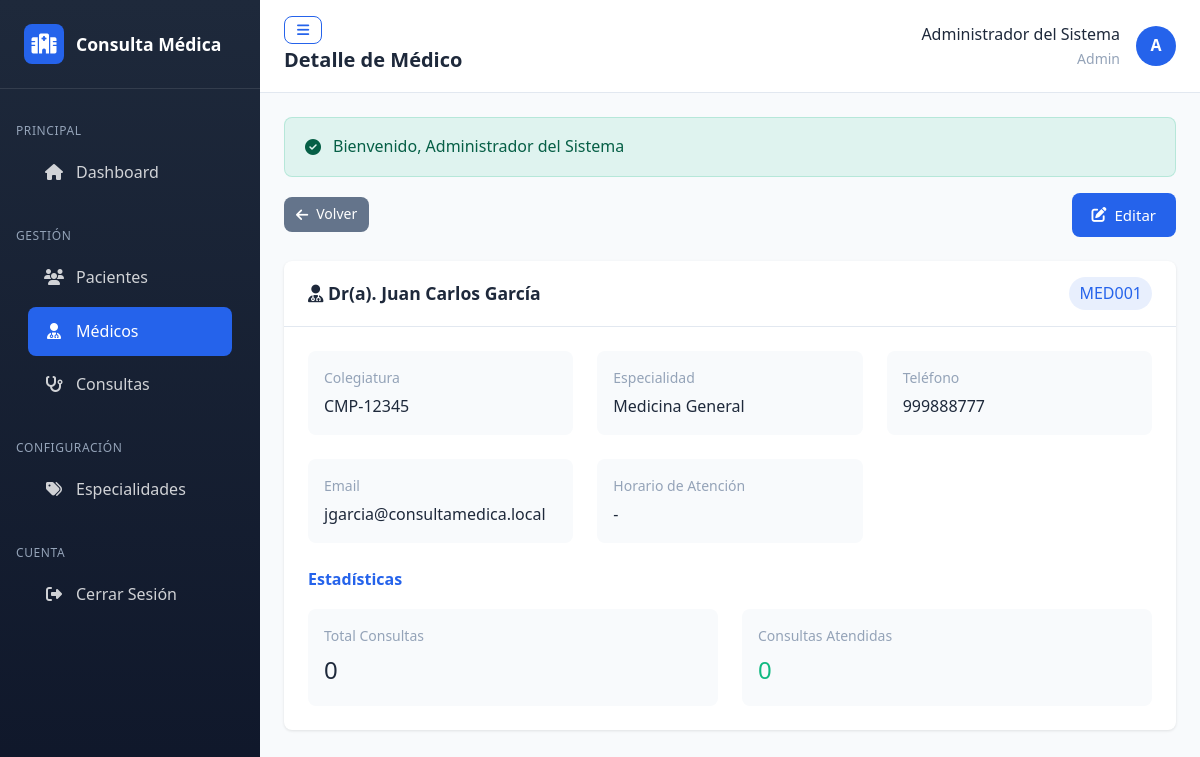
/medicos/ver/1 (signed in), run on the app's committed database.
### tables this page shows
CREATE TABLE IF NOT EXISTS medicos (
    id INT AUTO_INCREMENT PRIMARY KEY,
    usuario_id INT NULL,
    codigo_medico VARCHAR(20) NOT NULL UNIQUE,
    numero_colegiatura VARCHAR(20) NOT NULL UNIQUE,
    nombres VARCHAR(100) NOT NULL,
    apellido_paterno VARCHAR(50) NOT NULL,
    apellido_materno VARCHAR(50) NULL,
    especialidad_id INT NOT NULL,
    telefono VARCHAR(20) NULL,
    email VARCHAR(100) NULL,
    horario_atencion VARCHAR(255) NULL,
    activo TINYINT(1) NOT NULL DEFAULT 1,
    created_at TIMESTAMP DEFAULT CURRENT_TIMESTAMP,
    updated_at TIMESTAMP DEFAULT CURRENT_TIMESTAMP ON UPDATE CURRENT_TIMESTAMP,
    FOREIGN KEY (usuario_id) REFERENCES usuarios(id) ON DELETE SET NULL,
    FOREIGN KEY (especialidad_id) REFERENCES especialidades(id) ON DELETE RESTRICT,
    INDEX idx_codigo_medico (codigo_medico),
    INDEX idx_colegiatura (numero_colegiatura),
    INDEX idx_especialidad (especialidad_id)
);

CREATE TABLE IF NOT EXISTS especialidades (
    id INT AUTO_INCREMENT PRIMARY KEY,
    nombre VARCHAR(100) NOT NULL UNIQUE,
    descripcion TEXT NULL,
    activo TINYINT(1) NOT NULL DEFAULT 1,
    created_at TIMESTAMP DEFAULT CURRENT_TIMESTAMP,
    updated_at TIMESTAMP DEFAULT CURRENT_TIMESTAMP ON UPDATE CURRENT_TIMESTAMP
);

### core/Controller.php (called while the page is built, shortened)
<?php
abstract class Controller
{
    protected array $data = [];
    protected function render(string $view, array $data = [], string $layout = 'main'): void
    {
        $this->data = array_merge($this->data, $data);
        extract($this->data);
        $viewFile = BASE_PATH . '/app/views/' . str_replace('.', '/', $view) . '.php';
        require $viewFile;
        $appConfig = require BASE_PATH . '/config/app.php';
    }
}

### app/controllers/MedicoController.php (called while the page is built, shortened)
<?php
class MedicoController extends Controller
{
    private Medico $medicoModel;
    public function __construct()
    {
        $this->medicoModel = new Medico();
    }
    public function show(string $id): void
    {
        $medico = $this->medicoModel->findWithEspecialidad((int) $id);
        $totalConsultas = $this->medicoModel->contarConsultas((int) $id);
        $consultasAtendidas = $this->medicoModel->contarConsultas((int) $id, 'Atendida');
        $this->render('medicos/show', [
            'title' => 'Detalle de Médico',
            'medico' => $medico,
            'totalConsultas' => $totalConsultas,
            'consultasAtendidas' => $consultasAtendidas
        ]);
    }
}

### public/index.php (called while the page is built, shortened)
<?php
require_once dirname(__DIR__) . '/core/bootstrap.php';
$router = require BASE_PATH . '/config/routes.php';
$uri = $_SERVER['REQUEST_URI'] ?? '/';
$uri = explode('?', $uri)[0];
$method = $_SERVER['REQUEST_METHOD'] ?? 'GET';
try {
    $router->dispatch($uri, $method);
} catch (\Exception $e) {
    app_log('error', $e->getMessage(), [
        'file' => $e->getFile(),
        'line' => $e->getLine(),
        'trace' => $e->getTraceAsString()
    ]);
    http_response_code(500);
    $appConfig = require BASE_PATH . '/config/app.php';
    if ($appConfig['environment'] === 'development') {
        echo "<h1>Error de Aplicación</h1>";
        echo "<p><strong>Mensaje:</strong> " . htmlspecialchars($e->getMessage()) . "</p>";
        echo "<p><strong>Archivo:</strong> " . htmlspecialchars($e->getFile()) . "</p>";
        echo "<p><strong>Línea:</strong> " . $e->getLine() . "</p>";
        echo "<pre>" . htmlspecialchars($e->getTraceAsString()) . "</pre>";
    } else {
        require BASE_PATH . '/app/views/errors/500.php';
    }
}

### config/app.php (called while the page is built, shortened)
<?php
return [
    'name' => 'Sistema de Consulta Médica Externa',
    'version' => '1.0.0',
    'environment' => getenv('APP_ENV') ?: 'development',
    'base_url' => getenv('APP_URL') ?: 'http://localhost:8080/',
    'session' => [
        'name' => 'consulta_medica_session',
        'lifetime' => 7200,
        'path' => '/',
        'domain' => '',
        'secure' => false,
        'httponly' => true,
        'samesite' => 'Strict'
    ],
    'security' => [
        'csrf_token_name' => 'csrf_token',
        'csrf_token_lifetime' => 3600,
        'password_min_length' => 8,
        'max_login_attempts' => 5,
        'lockout_time' => 900,
        'hash_algo' => PASSWORD_BCRYPT,
        'hash_cost' => 10
    ],
    'pagination' => [
        'per_page' => 10,
        'max_per_page' => 100
    ],
    'logging' => [
        'enabled' => true,
        'path' => BASE_PATH . '/logs',
        'level' => 'debug'
    ],
    'timezone' => 'America/Lima',
    'date_format' => 'd/m/Y',
    'datetime_format' => 'd/m/Y H:i:s',
    'time_format' => 'H:i'
];

### core/bootstrap.php (called while the page is built, shortened)
<?php
$appConfig = require BASE_PATH . '/config/app.php';
spl_autoload_register(function ($class) {
    $namespaceMap = [
        'Core\\' => BASE_PATH . '/core/',
        'App\\Controllers\\' => BASE_PATH . '/app/controllers/',
        'App\\Models\\' => BASE_PATH . '/app/models/'
    ];
    foreach ($namespaceMap as $namespace => $directory) {
        if (strpos($class, $namespace) === 0) {
            $relativeClass = substr($class, strlen($namespace));
            $file = $directory . str_replace('\\', '/', $relativeClass) . '.php';
            if (file_exists($file)) {
                return true;
            }
        }
    }
    return false;
});
function base_url(string $path = ''): string
{
    $appConfig = require BASE_PATH . '/config/app.php';
    return rtrim($appConfig['base_url'], '/') . '/' . ltrim($path, '/');
}
function e(string $value): string
{
    return htmlspecialchars($value, ENT_QUOTES, 'UTF-8');
}

### config/database.php (called while the page is built, shortened)
<?php
return [
    'host' => getenv('DB_HOST') ?: 'localhost',
    'port' => getenv('DB_PORT') ?: '3306',
    'database' => getenv('DB_DATABASE') ?: (getenv('DB_NAME') ?: 'consulta_medica'),
    'username' => getenv('DB_USER') ?: 'root',
    'password' => getenv('DB_PASSWORD') ?: (getenv('DB_PASS') ?: 'root'),
    'charset' => 'utf8mb4',
    'collation' => 'utf8mb4_unicode_ci',
    'options' => [
        PDO::ATTR_ERRMODE => PDO::ERRMODE_EXCEPTION,
        PDO::ATTR_DEFAULT_FETCH_MODE => PDO::FETCH_ASSOC,
        PDO::ATTR_EMULATE_PREPARES => false,
        PDO::MYSQL_ATTR_INIT_COMMAND => "SET NAMES utf8mb4 COLLATE utf8mb4_unicode_ci"
    ]
];

### core/Database.php (called while the page is built, shortened)
<?php
class Database
{
    private static ?Database $instance = null;
    private ?PDO $connection = null;
    private array $config;
    private function __construct()
    {
        $this->config = require BASE_PATH . '/config/database.php';
    }
    public static function getInstance(): Database
    {
        if (self::$instance === null) {
            self::$instance = new self();
        }
        return self::$instance;
    }
    private function connect(): void
    {
        try {
            $dsn = sprintf(
                "mysql:host=%s;port=%s;dbname=%s;charset=%s",
                $this->config['host'],
                $this->config['port'],
                $this->config['database'],
                $this->config['charset']
            );
            $this->connection = new PDO(
                $dsn,
                $this->config['username'],
                $this->config['password'],
                $this->config['options']
            );
        } catch (PDOException $e) {
            error_log("Error de conexión a la base de datos: " . $e->getMessage());
            throw new PDOException("Error al conectar con la base de datos");
        }
    }
    public function query(string $sql, array $params = []): \PDOStatement
    {
        $stmt = $this->connection->prepare($sql);
        $stmt->execute($params);
        return $stmt;
    }
    public function fetchOne(string $sql, array $params = []): ?array
    {
        $stmt = $this->query($sql, $params);
        $result = $stmt->fetch();
        return $result ?: null;
    }
}

### core/Model.php (called while the page is built, shortened)
<?php
abstract class Model
{
    public function __construct()
    {
        $this->db = Database::getInstance();
    }
}

### app/models/Medico.php (called while the page is built, shortened)
<?php
class Medico extends Model
{
    protected string $table = 'medicos';
    public function findWithEspecialidad(int $id): ?array
    {
        $sql = "SELECT m.*, e.nombre as especialidad_nombre, e.descripcion as especialidad_descripcion
                FROM {$this->table} m
                INNER JOIN especialidades e ON m.especialidad_id = e.id
                WHERE m.id = ?";
        return $this->db->fetchOne($sql, [$id]);
    }
    public function contarConsultas(int $medicoId, ?string $estado = null): int
    {
        $sql = "SELECT COUNT(*) as total FROM consultas WHERE medico_id = ?";
        $params = [$medicoId];
        if ($estado) {
            $sql .= " AND estado = ?";
            $params[] = $estado;
        }
        $result = $this->db->fetchOne($sql, $params);
        return (int) $result['total'];
    }
}

### app/views/medicos/show.php (the view)
<div class="d-flex justify-content-between align-items-center mb-4">
    <a href="<?= base_url('medicos') ?>" class="btn btn-secondary btn-sm"><i class="fas fa-arrow-left"></i> Volver</a>
    <a href="<?= base_url('medicos/editar/' . $medico['id']) ?>" class="btn btn-primary"><i class="fas fa-edit"></i> Editar</a>
</div>
<div class="card">
    <div class="card-header">
        <h2 class="card-title"><i class="fas fa-user-md"></i> Dr(a). <?= e($medico['nombres'] . ' ' . $medico['apellido_paterno']) ?></h2>
        <span class="badge badge-primary" style="font-size: 1rem;"><?= e($medico['codigo_medico']) ?></span>
    </div>
    <div class="card-body">
        <div class="detail-grid">
            <div class="detail-item">
                <div class="detail-label">Colegiatura</div>
                <div class="detail-value"><?= e($medico['numero_colegiatura']) ?></div>
            </div>
            <div class="detail-item">
                <div class="detail-label">Especialidad</div>
                <div class="detail-value"><?= e($medico['especialidad_nombre']) ?></div>
            </div>
            <div class="detail-item">
                <div class="detail-label">Teléfono</div>
                <div class="detail-value"><?= e($medico['telefono'] ?? '-') ?></div>
            </div>
            <div class="detail-item">
                <div class="detail-label">Email</div>
                <div class="detail-value"><?= e($medico['email'] ?? '-') ?></div>
            </div>
            <div class="detail-item">
                <div class="detail-label">Horario de Atención</div>
                <div class="detail-value"><?= e($medico['horario_atencion'] ?? '-') ?></div>
            </div>
        </div>
        <h3 class="mt-4 mb-3" style="font-size: 1rem; color: var(--primary-color);">Estadísticas</h3>
        <div class="detail-grid">
            <div class="detail-item">
                <div class="detail-label">Total Consultas</div>
                <div class="detail-value" style="font-size: 1.5rem;"><?= $totalConsultas ?></div>
            </div>
            <div class="detail-item">
                <div class="detail-label">Consultas Atendidas</div>
                <div class="detail-value" style="font-size: 1.5rem; color: var(--success-color);"><?= $consultasAtendidas ?></div>
            </div>
        </div>
    </div>
</div>

### core/Router.php (shortened to what this page needs)
<?php
class Router
{
    private array $routes = [];
    private array $params = [];
    private function addRoute(string $method, string $route, array $handler): void
    {
        $route = preg_replace('/\//', '\\/', $route);
        $route = preg_replace('/\{([a-z]+)\}/', '(?P<\1>[a-z0-9-]+)', $route);
        $route = preg_replace('/\{([a-z]+):([^\}]+)\}/', '(?P<\1>\2)', $route);
        $route = '/^' . $route . '$/i';
        $this->routes[$method][$route] = $handler;
    }
    public function dispatch(string $uri, string $method): void
    {
        $uri = $this->sanitizeUri($uri);
        $method = strtoupper($method);
        if (isset($this->routes[$method])) {
            foreach ($this->routes[$method] as $route => $handler) {
                if (preg_match($route, $uri, $matches)) {
                    $this->params = array_filter($matches, 'is_string', ARRAY_FILTER_USE_KEY);
                    $this->executeHandler($handler);
                    return;
                }
            }
        }
    }
    private function sanitizeUri(string $uri): string
    {
        $uri = parse_url($uri, PHP_URL_PATH);
        $uri = trim($uri, '/');
        $uri = filter_var($uri, FILTER_SANITIZE_URL);
        return $uri ?: '';
    }
    private function executeHandler(array $handler): void
    {
        [$controllerName, $action] = $handler;
        $controller = new $controllerClass();
        call_user_func_array([$controller, $action], $this->params);
    }
}

### public/css/style.css (style rules this page uses)
:root { --primary-color: #2563eb; --primary-dark: #1d4ed8; --primary-light: #3b82f6; --secondary-color: #64748b; --success-color: #10b981; --danger-color: #ef4444; --warning-color: #f59e0b; --info-color: #06b6d4; --light-color: #f8fafc; --dark-color: #1e293b; --border-color: #e2e8f0; --text-color: #334155; --text-muted: #94a3b8; --shadow: 0 1px 3px rgba(0, 0, 0, 0.1); --shadow-lg: 0 10px 15px -3px rgba(0, 0, 0, 0.1); --radius: 0.5rem; --transition: all 0.2s ease; }
*, *::before, *::after { box-sizing: border-box; margin: 0; padding: 0; }
html { font-size: 16px; scroll-behavior: smooth; }
body { font-family: 'Segoe UI', system-ui, -apple-system, sans-serif; line-height: 1.6; color: var(--text-color); background-color: var(--light-color); min-height: 100vh; }
.card { background: white; border-radius: var(--radius); box-shadow: var(--shadow); margin-bottom: 1.5rem; }
.card-header { padding: 1rem 1.5rem; border-bottom: 1px solid var(--border-color); display: flex; justify-content: space-between; align-items: center; }
.card-title { font-size: 1.1rem; font-weight: 600; color: var(--dark-color); }
.card-body { padding: 1.5rem; }
.btn { display: inline-flex; align-items: center; justify-content: center; gap: 0.5rem; padding: 0.625rem 1.25rem; font-size: 0.9375rem; font-weight: 500; border: none; border-radius: var(--radius); cursor: pointer; transition: var(--transition); text-decoration: none; }
.btn-primary { background: var(--primary-color); color: white; }
.btn-secondary { background: var(--secondary-color); color: white; }
.btn-sm { padding: 0.375rem 0.75rem; font-size: 0.875rem; }
.badge { display: inline-flex; align-items: center; padding: 0.25rem 0.625rem; font-size: 0.75rem; font-weight: 500; border-radius: 9999px; }
.badge-primary { background: rgba(37, 99, 235, 0.1); color: var(--primary-color); }
.detail-grid { display: grid; grid-template-columns: repeat(auto-fit, minmax(250px, 1fr)); gap: 1.5rem; }
.detail-item { padding: 1rem; background: var(--light-color); border-radius: var(--radius); }
.detail-label { font-size: 0.875rem; color: var(--text-muted); margin-bottom: 0.25rem; }
.detail-value { font-weight: 500; color: var(--dark-color); }
.mt-4 { margin-top: 1.5rem; }
.mb-3 { margin-bottom: 1rem; }
.mb-4 { margin-bottom: 1.5rem; }
.d-flex { display: flex; }
.align-items-center { align-items: center; }
.justify-content-between { justify-content: space-between; }

### data on the page
medicos: nombres+apellido_paterno "Juan Carlos García", codigo_medico "MED001", numero_colegiatura "CMP-12345", especialidad.nombre "Medicina General", telefono "999888777", email "jgarcia@consultamedica.local", horario_atencion "-"

### other printed values
$totalConsultas "0"
$consultasAtendidas "0"
